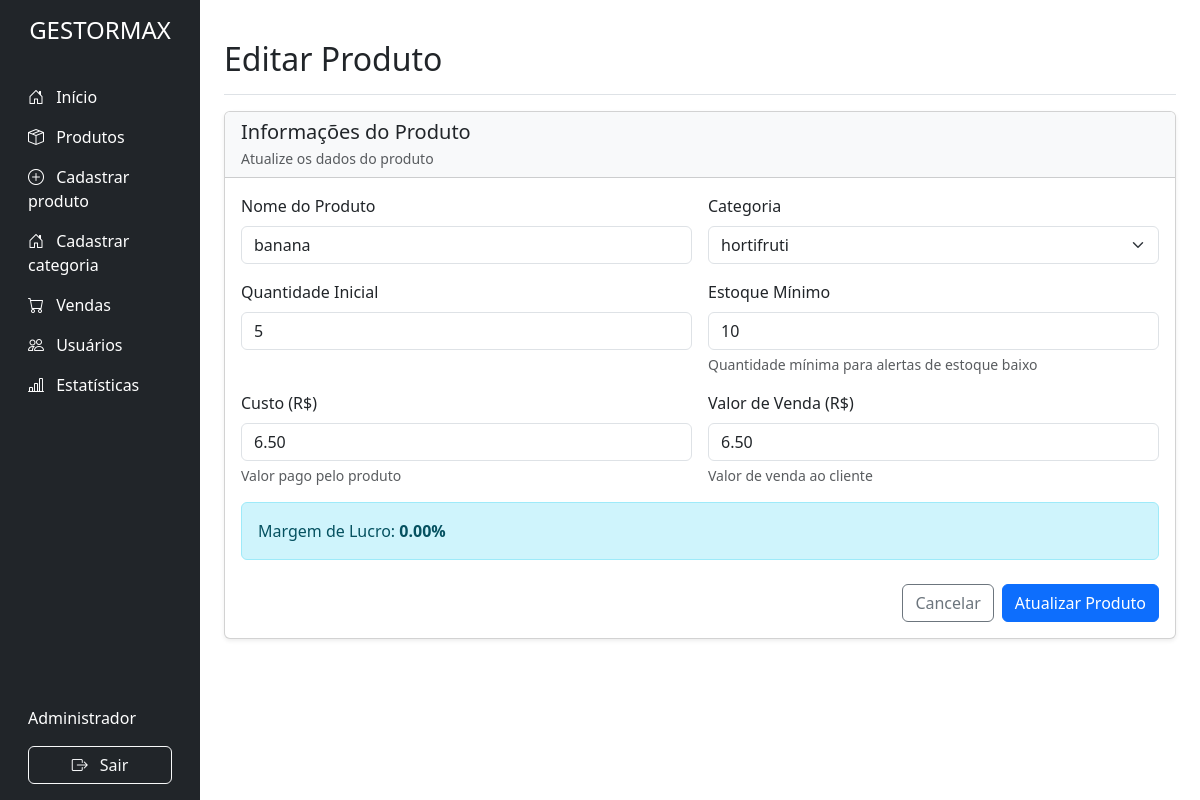
Page /pages/produtos-editar.php?id=2 on the committed database.
### tables this page shows
CREATE TABLE `produtos` (
  `id` int NOT NULL,
  `nome` varchar(100) NOT NULL,
  `categoria_id` int DEFAULT NULL,
  `quantidade_inicial` int NOT NULL,
  `quantidade_minima` int NOT NULL,
  `custo` decimal(10,2) NOT NULL,
  `valor_venda` decimal(10,2) NOT NULL
);

CREATE TABLE `categorias` (
  `categoria_id` int NOT NULL,
  `nome` varchar(100) NOT NULL
);

### pages/produtos-editar.php (the view, shortened to what this page needs)
<?php
include 'conexao.php';
$produto_id = isset($_GET['id']) ? intval($_GET['id']) : 0;
$produto = null;
if ($produto_id > 0) {
    $sql_produto = "SELECT * FROM produtos WHERE id = $produto_id";
    $resultado = $conn->query($sql_produto);
    if ($resultado->num_rows === 0) {
        $mensagem = 'Produto não encontrado!';
        $classe_mensagem = 'alert-danger';
    } else {
        $produto = $resultado->fetch_assoc();
    }
} else {
    $mensagem = 'ID do produto não informado!';
    $classe_mensagem = 'alert-danger';
}
$categorias = array();
$sql_categorias = "SELECT categoria_id, nome FROM categorias ORDER BY nome";
$resultado = $conn->query($sql_categorias);
if ($resultado->num_rows > 0) {
    while ($row = $resultado->fetch_assoc()) {
        $categorias[] = $row;
    }
}
?>
<!DOCTYPE html>
<html lang="pt-BR">
<head>
  <link href="https://cdn.jsdelivr.net/npm/bootstrap@5.3.0/dist/css/bootstrap.min.css" rel="stylesheet">
  <link rel="stylesheet" href="https://cdn.jsdelivr.net/npm/bootstrap-icons@1.10.0/font/bootstrap-icons.css">
</head>
<body>
  <div class="container-fluid">
    <div class="row">
      <?php include '../INCLUDE/sidebar.php'; ?>
      <main class="col-md-9 ms-sm-auto col-lg-10 px-md-4 py-4">
        <div class="d-flex justify-content-between flex-wrap flex-md-nowrap align-items-center pt-3 pb-2 mb-3 border-bottom">
          <h1 class="h2">Editar Produto</h1>
        </div>
        <?php if ($produto): ?>
        <div class="card shadow-sm mb-4">
          <div class="card-header bg-light">
            <h2 class="h5 card-title mb-1">Informações do Produto</h2>
            <p class="text-muted small mb-0">Atualize os dados do produto</p>
          </div>
          <div class="card-body">
            <form method="POST" action="">
              <div class="row g-3">
                <div class="col-md-6">
                  <label for="nome" class="form-label">Nome do Produto</label>
                  <input type="text" class="form-control" id="nome" name="nome" value="<?php echo htmlspecialchars($produto['nome']); ?>" required>
                </div>
                <div class="col-md-6">
                  <label for="categoria_id" class="form-label">Categoria</label>
                  <select class="form-select" id="categoria_id" name="categoria_id" required>
                    <?php foreach ($categorias as $categoria): ?>
                      <option value="<?php echo $categoria['categoria_id']; ?>" <?php echo ($produto['categoria_id'] == $categoria['categoria_id']) ? 'selected' : ''; ?>>
                        <?php echo htmlspecialchars($categoria['nome']); ?>
                      </option>
                    <?php endforeach; ?>
                  </select>
                </div>
                <div class="col-md-6">
                  <label for="quantidade_inicial" class="form-label">Quantidade Inicial</label>
                  <input type="number" class="form-control" id="quantidade_inicial" name="quantidade_inicial" min="0" value="<?php echo htmlspecialchars($produto['quantidade_inicial']); ?>" required>
                </div>
                <div class="col-md-6">
                  <label for="quantidade_minima" class="form-label">Estoque Mínimo</label>
                  <input type="number" class="form-control" id="quantidade_minima" name="quantidade_minima" min="1" value="<?php echo htmlspecialchars($produto['quantidade_minima']); ?>" required>
                  <div class="form-text">Quantidade mínima para alertas de estoque baixo</div>
                </div>
                <div class="col-md-6">
                  <label for="custo" class="form-label">Custo (R$)</label>
                  <input type="number" class="form-control" id="custo" name="custo" min="0" step="0.01" value="<?php echo htmlspecialchars($produto['custo']); ?>" required>
                  <div class="form-text">Valor pago pelo produto</div>
                </div>
                <div class="col-md-6">
                  <label for="valor_venda" class="form-label">Valor de Venda (R$)</label>
                  <input type="number" class="form-control" id="valor_venda" name="valor_venda" min="0" step="0.01" value="<?php echo htmlspecialchars($produto['valor_venda']); ?>" required>
                  <div class="form-text">Valor de venda ao cliente</div>
                </div>
              </div>
              <div id="margem-lucro" class="alert alert-info mt-3">
                <span>Margem de Lucro:</span>
                <span id="margem-lucro-valor" class="fw-bold">
                  <?php
                    $margem = (($produto['valor_venda'] - $produto['custo']) / $produto['custo'] * 100);
                    echo number_format($margem, 2) . '%';
                  ?>
                </span>
              </div>
              <div class="d-flex justify-content-end mt-4 gap-2">
                <a href="produtos-lista.php" class="btn btn-outline-secondary">Cancelar</a>
                <button type="submit" class="btn btn-primary">Atualizar Produto</button>
              </div>
            </form>
          </div>
        </div>
        <?php endif; ?>
      </main>
    </div>
  </div>
</body>
</html>

### rows in the picture
produtos: nome "banana", categoria_id "hortifruti", quantidade_inicial "5", quantidade_minima "10", custo "6.50", valor_venda "6.50", margem "0.00"

### other values in the picture
$_SESSION['usuario_nome'] "Administrador"
